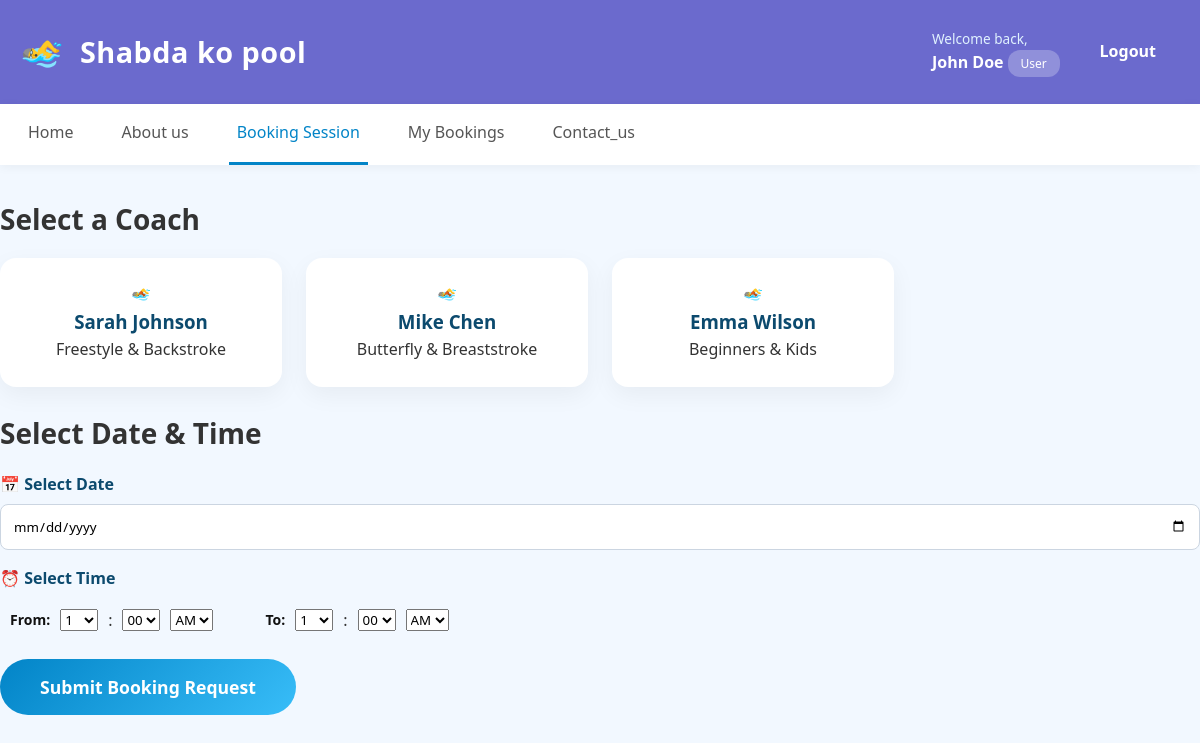
The app's page /book.php (signed in) with its own data.
### tables this page shows
CREATE TABLE coaches (
    id INT PRIMARY KEY AUTO_INCREMENT,
    name VARCHAR(100) NOT NULL,
    specialty VARCHAR(200) NOT NULL,
    image_emoji VARCHAR(10) DEFAULT '🏊'
);

### book.php (the view, shortened to what this page needs)
<?php
require_once 'config.php';
$coaches_query = "SELECT * FROM coaches ORDER BY id";
$coaches = $conn->query($coaches_query);
?>
<!DOCTYPE html>
<html lang="en">
<head>
    <link rel="stylesheet" href="style.css">
</head>
<body>
    <header class="header">
        <div class="container">
            <div class="header-content">
                <div class="logo-section">
                    <span class="logo">🏊‍♂️</span>
                    <h1>Shabda ko pool</h1>
                </div>
                <div class="user-section">
                    <div class="user-info">
                        <p>Welcome back,</p>
                        <strong><?php echo htmlspecialchars($_SESSION['user_name']); ?></strong>
                        <span class="badge"><?php echo htmlspecialchars($_SESSION['role']); ?></span>
                    </div>
                    <a href="logout.php" class="btn btn-logout">Logout</a>
                </div>
            </div>
        </div>
    </header>
    <nav class="nav">
        <div class="container">
             <a href="index.php" class="nav-link ">Home</a>
              <a href="About.php" class="nav-link">About us</a>
            <a href="book.php" class="nav-link active ">Booking Session</a>
            <a href="my_bookings.php" class="nav-link">My Bookings</a>
             <a href="Contact.php" class="nav-link">Contact_us</a>
        </div>
    </nav>
    <main class="container main-content">
        <div class="booking-grid">
            <div class="coaches-section">
                <h2>Select a Coach</h2>
                <div class="coaches-list" id="coachesList">
                    <?php while ($coach = $coaches->fetch_assoc()): ?>
                        <div class="coach-card" data-coach-id="<?php echo $coach['id']; ?>">
                            <div class="coach-emoji"><?php echo $coach['image_emoji']; ?></div>
                            <div class="coach-info">
                                <h3><?php echo htmlspecialchars($coach['name']); ?></h3>
                                <p><?php echo htmlspecialchars($coach['specialty']); ?></p>
                            </div>
                        </div>
                    <?php endwhile; ?>
                </div>
            </div>
            <div class="booking-section">
                <h2>Select Date & Time</h2>
                <form method="POST" action="" id="bookingForm" class="booking-form">
                    <div class="form-group">
                        <label>📅 Select Date</label>
                        <input type="date" name="booking_date" id="bookingDate" required min="<?php echo date('Y-m-d'); ?>">
                    </div>
                    <div class="form-group">
                        <label>⏰ Select Time</label>
                        <div style="display: flex; flex-direction: row; gap: 42px;">
                            <div style="display: flex; gap: 10px; align-items: center; margin:10px;">
                                <strong>From:</strong>
                                <select name="from_hour" required>
                                    <?php for ($h = 1; $h <= 12; $h++): ?>
                                        <option value="<?= $h ?>"><?= $h ?></option>
                                    <?php endfor; ?>
                                </select>
                                :
                                <select name="from_minute" required>
                                    <?php foreach ([0, 15, 30, 45] as $m): ?>
                                        <option value="<?= sprintf('%02d', $m) ?>"><?= sprintf('%02d', $m) ?></option>
                                    <?php endforeach; ?>
                                </select>
                                <select name="from_ampm" required>
                                    <option value="AM">AM</option>
                                </select>
                            </div>
                            <div style="display: flex; gap: 10px; align-items: center;">
                                <strong>To:</strong>
                                <select name="to_hour" required>
                                    <?php for ($h = 1; $h <= 12; $h++): ?>
                                        <option value="<?= $h ?>"><?= $h ?></option>
                                    <?php endfor; ?>
                                </select>
                                :
                                <select name="to_minute" required>
                                    <?php foreach ([0, 15, 30, 45] as $m): ?>
                                        <option value="<?= sprintf('%02d', $m) ?>"><?= sprintf('%02d', $m) ?></option>
                                    <?php endforeach; ?>
                                </select>
                                <select name="to_ampm" required>
                                    <option value="AM">AM</option>
                                </select>
                            </div>
                        </div>
                    </div>
                    <button type="submit" name="book_session" class="btn btn-primary btn-block">Submit Booking Request</button>
                </form>
            </div>
        </div>
    </main>
</body>
</html>

### style.css (style rules this page uses)
* { margin: 0; padding: 0; box-sizing: border-box; font-family: "Poppins", "Segoe UI", sans-serif; }
body { background: #f2f8ff; color: #333; line-height: 1.6; }
.container { max-width: 1200px; margin: 0 auto; padding: 0 20px; }
.header { background: #6B6ACD; color: #fff; padding: 1.5rem 0; box-shadow: 0 4px 20px rgba(0, 0, 0, 0.1); }
.header-content { display: flex; justify-content: space-between; align-items: center; }
.logo-section { display: flex; align-items: center; gap: 1rem; }
.logo { font-size: 2.2rem; }
.header h1 { font-size: 1.8rem; font-weight: 700; letter-spacing: 0.5px; }
.user-section { display: flex; align-items: center; gap: 1rem; }
.user-info p { font-size: 0.85rem; color: #e0f2fe; }
.user-info strong { font-size: 1rem; color: #fff; }
.badge { background: rgba(255, 255, 255, 0.25); padding: 0.3rem 0.8rem; border-radius: 12px; font-size: 0.75rem; text-transform: capitalize; }
.nav { background: #ffffff; box-shadow: 0 2px 10px rgba(0, 0, 0, 0.05); }
.nav .container { display: flex; gap: 2rem; }
.nav-link { padding: 1rem 0.5rem; text-decoration: none; color: #555; font-weight: 500; border-bottom: 3px solid transparent; transition: all 0.3s; }
.nav-link.active { color: #0284c7; border-bottom-color: #0284c7; }
.main-content { padding: 2rem 0; }
h2 { margin-bottom: 1rem; color: #0284c7; }
.coaches-list { display: grid; grid-template-columns: repeat(auto-fill, minmax(250px, 1fr)); gap: 1.5rem; }
.coach-card { background: #fff; border-radius: 12px; padding: 1rem; text-align: center; cursor: pointer; transition: transform 0.2s; }
.coach-card, .booking-card { background: #fff; border-radius: 16px; padding: 1.5rem; box-shadow: 0 8px 25px rgba(0, 0, 0, 0.05); margin-bottom: 1.5rem; transition: all 0.3s ease; }
.coach-info h3 { color: #0c4a6e; }
a.btn.btn-logout { color: white; }
.form-group { margin-bottom: 1rem; }
label { display: block; margin-bottom: 0.4rem; font-weight: 600; color: #0c4a6e; }
input[type="text"], input[type="email"], input[type="password"], input[type="date"] { width: 100%; padding: 0.75rem; border-radius: 8px; border: 1px solid #cbd5e1; outline: none; transition: 0.3s; }
.btn { padding: 0.75rem 1.5rem; border: none; border-radius: 8px; cursor: pointer; font-weight: 600; transition: all 0.3s; text-decoration: none; display: inline-block; }
.btn-primary { background: linear-gradient(135deg, #0284c7, #38bdf8); color: rgb(255, 255, 255); }
h2 { margin-top: 0; margin-bottom: 16px; font-size: 28px; color: var(--primary); }
strong { font-size: 14px; color: #111; }
.btn-primary { padding: 1rem 2.5rem; background:linear-gradient(135deg, #0284c7, #38bdf8); color:white; border: none; border-radius: 50px; font-size: 1.1rem; font-weight: 600; cursor: pointer; transition: all 0.3s; text-decoration: none; display: inline-block; }

### records on screen
coaches: image_emoji "🏊", name "Sarah Johnson", specialty "Freestyle & Backstroke"
coaches: image_emoji "🏊", name "Mike Chen", specialty "Butterfly & Breaststroke"
coaches: image_emoji "🏊", name "Emma Wilson", specialty "Beginners & Kids"

### other values on screen
$_SESSION['user_name'] "John Doe"
$_SESSION['role'] "User"
form field from_hour "1"
form field from_minute "00"
form field to_hour "1"
form field to_minute "00"
